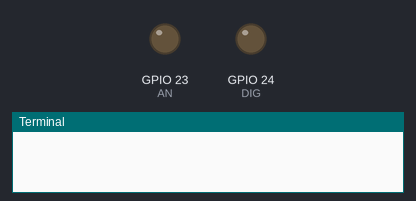
Recording of a program running on a simulated Raspberry Pi (BCM pin numbers). On the bench: output pins drawn as LEDs (lit = HIGH), the last lines printed to the terminal. At 11.0 s the program stops and its outputs stay as they are.

Above: at 0.1 s.
At 1.1 s:
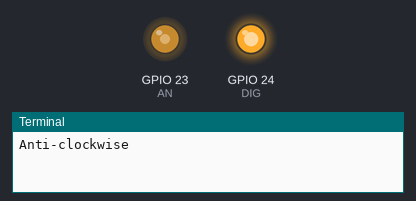
At 6.1 s:
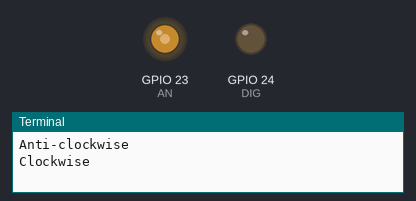
Timing chart, 0 to 12.5 s (numbered marks = the images above):
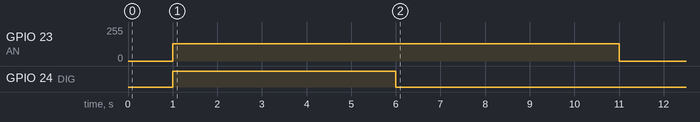

The program:

a.py
```python
import RPi.GPIO as GPIO # using RPi.GPIO module
from time import sleep # import function sleep for delay

GPIO.setmode(GPIO.BCM) # GPIO numbering
GPIO.setwarnings(False) # enable warning from GPIO

AN = 23 # set pwm2 pin on MDDS10 to GPIO 25
DIG = 24 # set dir2 pin on MDDS10 to GPIO 23

GPIO.setup(AN, GPIO.OUT) # set pin as output
GPIO.setup(DIG, GPIO.OUT) # set pin as output

sleep(1) # delay for 1 seconds
p = GPIO.PWM(AN, 100) # set pwm for M1

print("Anti-clockwise") # display "Forward" when program executed
GPIO.output(DIG, GPIO.HIGH) # set DIG1 as high, dir2 = forward
p.start(50) # set speed for M1, speed=0 – 100
sleep(5) # delay for 1 seconds

print("Clockwise") # display "Backward" when program executed
GPIO.output(DIG, GPIO.LOW) # set DIG2 as low, DIR = backward
p.start(50) # set speed for M2, speed=0 – 100
sleep(5) # delay for 1 seconds

p.start(0)
```

Measured:
- by itself, GPIO 23 (AN): 0/255 → 128/255 at 1.0 s, → 0/255 10.0 s later
- by itself, GPIO 24 (DIG): LOW → HIGH at 1.0 s, → LOW 5.0 s later
